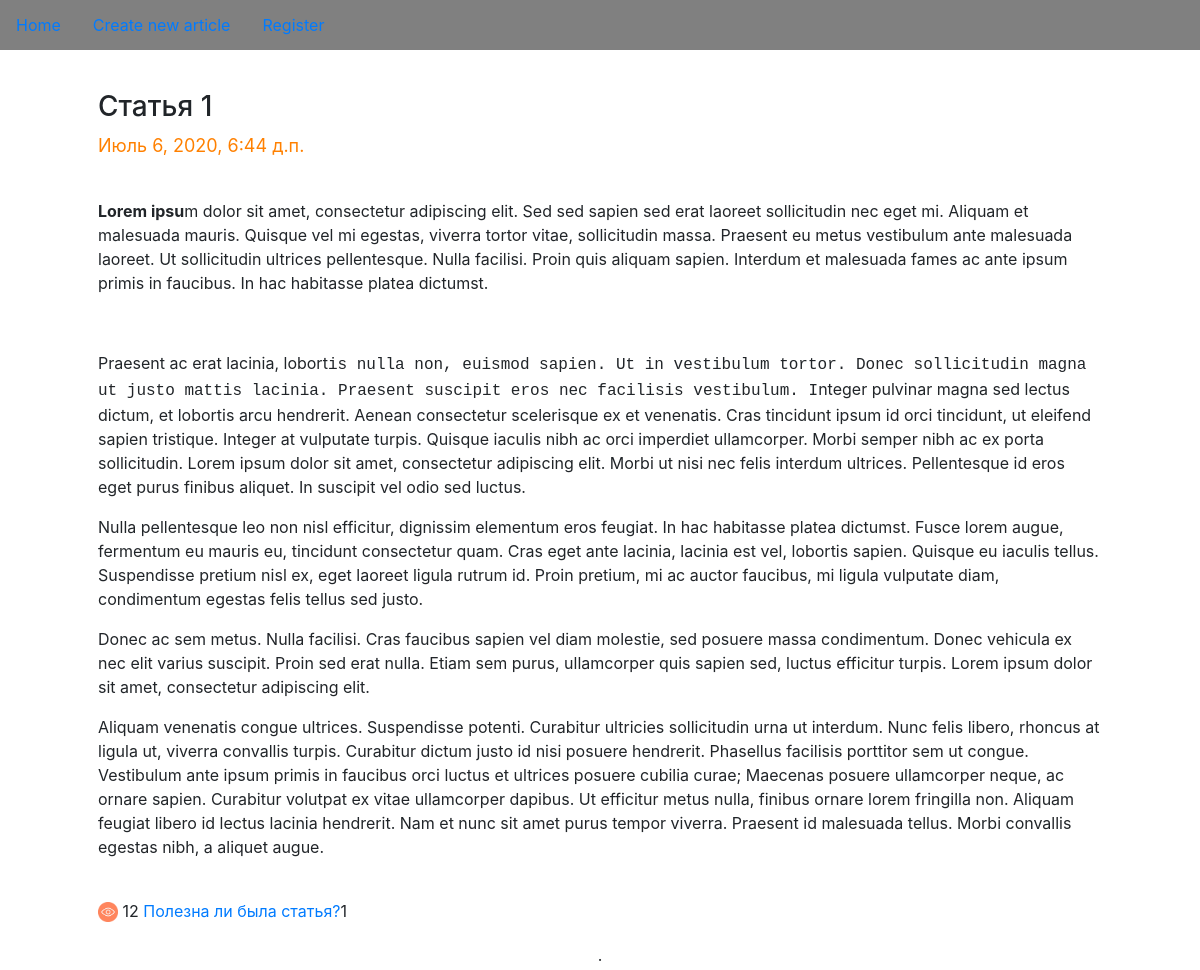
/news/5, run on the app's committed database.
### blog_site/models.py (models this page shows, shortened)
class News(models.Model):
    title=models.CharField(max_length=100)
    text=models.TextField(blank=True)
    image=models.ImageField(upload_to='news', null=True, blank=True)
    is_published=models.BooleanField(default=True)
    pub_date=models.DateTimeField(auto_now_add=True)
    views=models.IntegerField(default=0)
    cat=models.ManyToManyField(Category)
    class Meta:
        verbose_name='Новость'
        verbose_name_plural='Новости'

### blog_site/views.py (the view)
# urls.py: path('news/<int:news_pk>', views.detailPage, name='detail'),
def detailPage(request,news_pk):
    current_art = get_object_or_404(News, pk=news_pk)
    current_art.views = F('views') + 1
    current_art.save()
    current_art.refresh_from_db()
    return render(request, 'blog/detail.html', {'article': current_art})

### blog_site/templates/blog/detail.html (shortened to what this page needs)
{%extends 'base.html'%}
{%load static%}
{%block detail%}
<div class="wrapper ">
<div class="art">
<h3>{{article.title}}</h3>
<p class="date">{{article.pub_date}}</p>
{% autoescape off %}
{{article.text|linebreaks}}
{% endautoescape %}
<br>
<img src="{% static 'icon/views.png' %}" alt="" class="icon">
<span class="views">{{article.views}}</span>
<a href="{%url 'like' article.id%}">Полезна ли была статья?</a><span>{{article.like_set.count}}</span>
</div>
</div>
{%endblock%}

### templates/base.html (shortened to what this page needs)
{%load static%}
<!DOCTYPE html>
<html lang="en">
<head>
</head>
<body>
    <nav class="nav">
        <a class="nav-link active" href="{%url 'mainpage' %}">Home</a>
        <a class="nav-link" href="{%url 'createPost' %}">Create new article</a>
        {% if request.user.is_authenticated%}
        <a href="{%url 'profile' request.user.id%}"><span>Hello, {{request.user.profile.username}}</span></a>
        <a class="nav-link" href="{%url 'logout'%}">LogOut</a>
        {%else%}
        <a class="nav-link" href="{%url 'register'%}">Register</a>
        {%endif%}
    </nav>
        {%block detail%}
        {%endblock%}
<link rel="stylesheet" href="https://stackpath.bootstrapcdn.com/bootstrap/4.5.0/css/bootstrap.min.css">
<link rel="stylesheet" href="{% static 'css/style.css'%}">
</body>
</html>

### static/css/style.css (style rules this page uses)
.wrapper { display: flex; align-items: center; flex-direction: column; justify-content: center; width: 100%; min-height: 100%; padding: 20px; }
* { box-sizing: border-box; }
.nav { background: grey; }
.date { color: #ff8000; font-size: 18px; }
.wrapper { min-height: 813.750px; min-width: 100%; background-size: 100%; display: flex; justify-content: center; position: relative; }
.wrapper::after { clear: both; content: '.'; display: block; }
.art { padding: 20px; height: auto; background: white; width: 90%; z-index: 2; }
.icon { width: 20px; height: 20px; }
.views { left: 40px; }
.nav { height: 50px; display: flex; align-items: center; }

### data on the page
News: title "Статья 1", pub_date "Июль 6, 2020, 6:44 д.п.", text "Lorem ipsu m dolor sit amet, consectetur adipiscing elit. Sed sed sapien sed erat laoreet sollicitudin nec eget mi. Aliquam et malesuada mauris. Quisque vel mi egestas, viverra tortor vitae, sollicitudin massa. Praesent eu metus vestibulum ante malesuada laoreet. Ut sollicitudin ultrices pellentesque. Nulla facilisi. Proin quis aliquam sapien. Interdum et malesuada fames ac ante ipsum primis in faucibus. In hac habitasse platea dictumst. Praesent ac erat lacinia, lobort is nulla non, euismod sapien. Ut in vestibulum tortor. Donec sollicitudin magna ut justo mattis lacinia. Praesent suscipit eros nec facilisis vestibulum. I nteger pulvinar magna sed lectus dictum, et lobortis arcu hendrerit.…", views "12", like_set.count "1"
